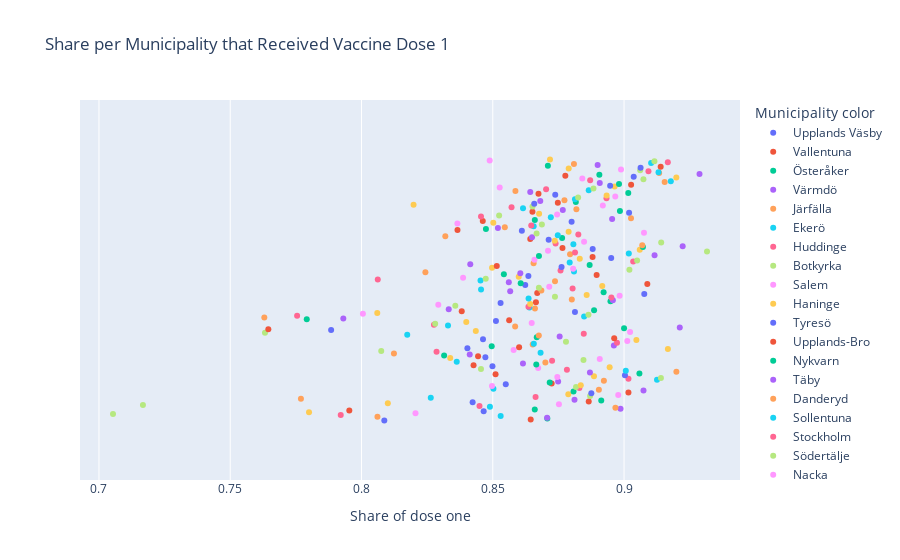

This figure's notebook cell:
### Markdown cell above
The code above shows the share of the citizens that received dose one split on municipalities and sorted on 'Andel_dos1' (Share dose one). The first five are the ones with the highest share of vaccinated with dose one and last five rows are the ones with the lowest share of vaccinated with dose one.

From what we can see Botkyrka has the lowest numbers of citizens that received dose one with just 70% of the total population in the municipality. On the other hand we have Hammarö that vaccinated 93% of their population with at lest one dose.

### Code cell
labels = {
    'Andel_dos1': "Share of dose one", 
    'KnNamn': 'Municipality color'}
fig = px.strip(vaccinated_municipality, x='Andel_dos1', hover_name='KnNamn', title='Share per Municipality that Received Vaccine Dose 1', color='KnNamn', labels=labels)
fig.show()
# fig.write_html()
